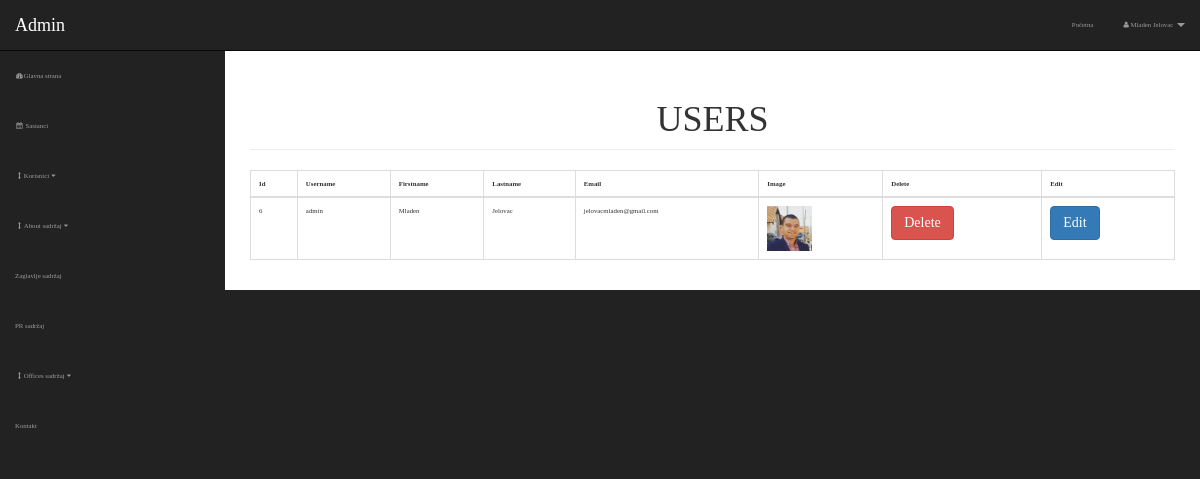
Screenshot of /admin/users.php (signed in) with the database file from the repository.
### tables this page shows
CREATE TABLE `users` (
  `user_id` int(4) NOT NULL,
  `username` varchar(255) NOT NULL,
  `user_password` varchar(255) NOT NULL,
  `user_firstname` varchar(255) NOT NULL,
  `user_lastname` varchar(255) NOT NULL,
  `user_image` text NOT NULL,
  `user_email` varchar(255) NOT NULL
);

### admin/includes/view-users.php (the view, shortened to what this page needs)
<table class="table table-bordered table-hover">
                            <thead>
                                    <th>Id</th>
                                    <th>Username</th>
                                    <th>Firstname</th>
                                    <th>Lastname</th>
                                    <th>Email</th>
                                    <th>Image</th>
                                    <th>Delete</th>
                                    <th>Edit</th>
                            </thead>
                            <tbody>
                              <?php
                                     $query = "select * from users";
                                     $select = mysqli_query($connection, $query);
                                     while($row = mysqli_fetch_assoc($select)){
                                       $user_id = $row['user_id'];
                                       $username = $row['username'];
                                       $user_firstname = $row['user_firstname'];
                                       $user_lastname = $row['user_lastname'];
                                       $user_email = $row['user_email'];
                                       $user_image = $row['user_image'];
                                    echo "<tr>";
                                       echo "<td>$user_id</td>";
                                       echo "<td>$username</td>";
                                       echo "<td>$user_firstname</td>";
                                       echo "<td>$user_lastname</td>";
                                       echo "<td>$user_email</td>";
                                       echo "<td><img src='../img/$user_image' height ='45' width= '45'></td>";
                                       echo "<td><a class='btn btn-danger' onClick=\"return confirm('Da li ste sigurni?')\" href='users.php?delete=$user_id'>Delete</a></td>";
                                       echo "<td><a class='btn btn-primary' href='users.php?source=edit_user&user_id=$user_id'>Edit</a></td>";
                                    echo "</tr>";
                                     }
                                ?>
                            </tbody>
                        </table>

### admin/css/sb-admin.css (style rules this page uses)
body { margin-top: 100px; background-color: #222; }
@media (min-width:768px) { body { margin-top: 50px; } }

### style/style.css (style rules this page uses)
:root { --color-primary: rgba(31,31,31); --color-secondary: rgba(255,198,39); }
* { padding: 0; margin: 0; box-sizing: border-box; }
body { font-family: 'Montserrat Regular', fira-sans; font-size: 68%; }

### admin/includes/header.php (style rules this page uses)
body, .not_shown { visibility: hidden; }

### rows the page displays
users: user_id "6", username "admin", user_firstname "Mladen", user_lastname "Jelovac", user_email "jelovacmladen@gmail.com", user_image (picture)

### other values shown
$_SESSION['firstname'] "Mladen"
$_SESSION['lastname'] "Jelovac"
